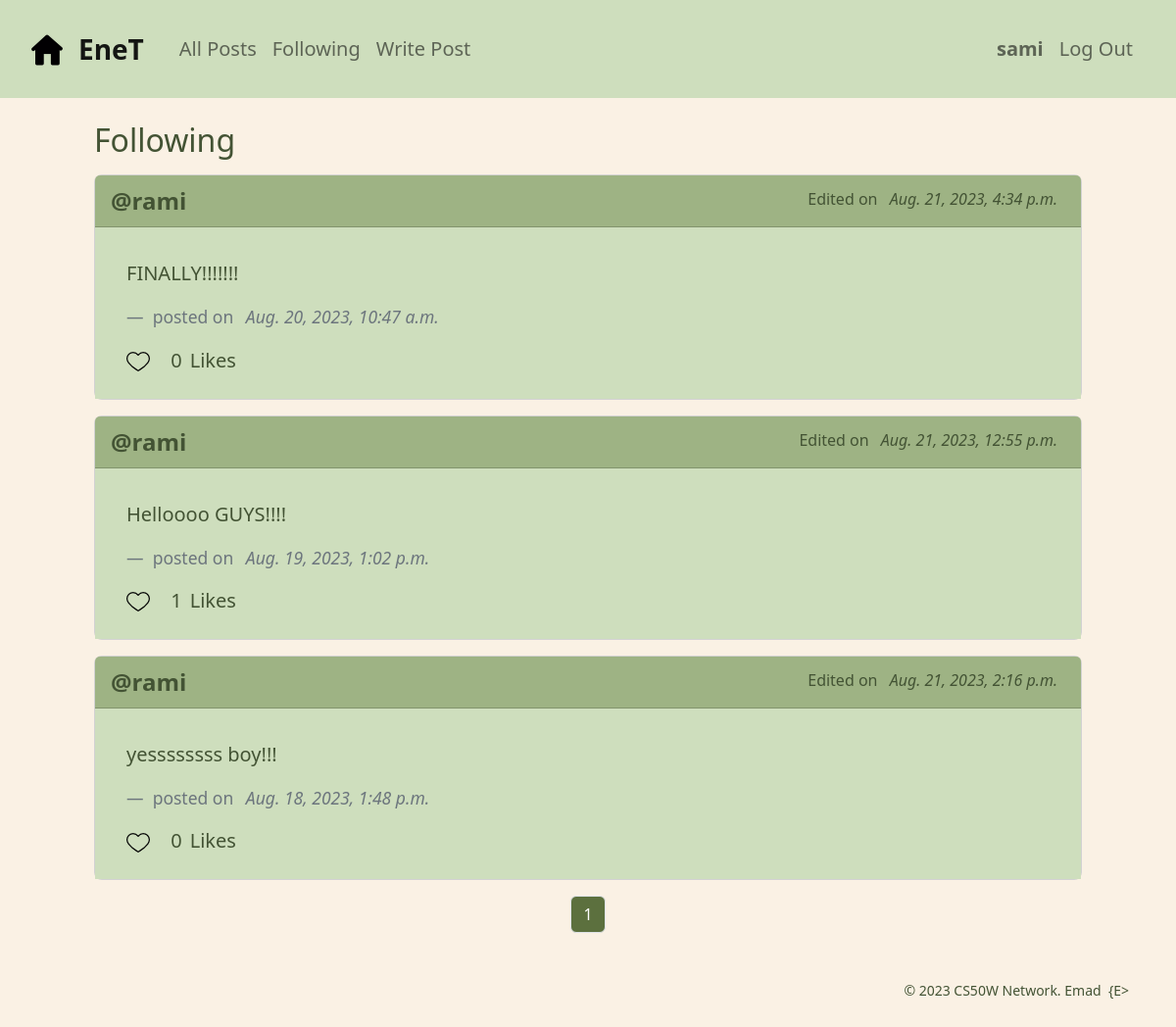
The app's page /following (signed in) with its own data.
### network/models.py (models this page shows, shortened)
class User(AbstractUser):
    followers = models.ManyToManyField('self', symmetrical=False, blank=True, null=True, related_name='following')

class Post(models.Model):
    content = models.TextField(blank=True)
    date_posted = models.DateTimeField(auto_now_add=True)    # automatically populated with current date
    edited = models.BooleanField(default=False)
    edited_on = models.DateTimeField(auto_now=True)    # automatically populated with current date on every update of instance
    author = models.ForeignKey(User, on_delete=models.CASCADE, blank=True, null=True, related_name="user_posts")
    likers = models.ManyToManyField(User, blank=True, null=True, related_name="liked_posts")

### network/views.py (the view)
# urls.py: path("following", views.following, name="following"),
@login_required
def following(request):
    current_user = request.user
    followed_users = current_user.following.all()
    followed_users_posts = Post.objects.filter(author__in=followed_users).order_by("-date_posted").all()
    return render(request, "network/following.html", context={
        'page': pagination(request, followed_users_posts),
    })

### network/views.py (called while the page is built)
def pagination(request, objects_list):
    paginator = Paginator(objects_list, 10)
    page_number = request.GET.get('page')
    page = paginator.get_page(page_number)
    return page

### network/templates/network/following.html (shortened to what this page needs)
{% extends "network/layout.html" %}
{% load static %}
{% block body %}
    <div class="mx-5 px-5">
        <h2 class="pt-4">
            Following
        </h2>
    </div>
    <div class="mx-5 px-5">
        {% for post in page %}
            <div class="card my-3 rounded-3">
                <div class="card-header d-flex justify-content-between">
                    <a class="fs-4" href="{% url 'profile' post.author.id %}">@{{post.author}}</a>
                    {% if post.edited %}
                        <span class="mt-1 justify-content-end">Edited on <em class="mx-2">{{post.edited_on}}</em></span>
                    {% endif %}
                </div>
                <div class="card-body">
                    <blockquote class="blockquote mb-0 px-3">
                        <p>
                            <span id="post_{{post.id}}" class="list-inline-item mb-3">{{post.content}}</span>
                        </p>
                        <footer class="blockquote-footer">
                            <span class="">posted on </span>
                            <cite class="mx-2" title="Source Title">{{post.date_posted}}</cite>
                        </footer>
                        <a href="" id="postReaction_{{post.id}}" class="list-inline-item btn-like me-3">
                            <img id="iconHeart_{{post.id}}" src="{% if user in post.likers.all %} {% static 'network/icons/heart-filled.png' %} {% else %} {% static 'network/icons/heart-blank.png' %} {% endif %}" alt="heart icon">
                        </a>
                        <p class="list-inline-item mb-2"><span id="postLikes_{{post.id}}" class="me-2">{{post.likers.count}}</span>Likes</p>
                    </blockquote>
                </div>
            </div>
        {% endfor %}
    </div>
{% endblock %}

### network/templates/network/layout.html (shortened to what this page needs)
{% load static %}
<!DOCTYPE html>
<html lang="en">
    <head>
        <link href="https://cdn.jsdelivr.net/npm/bootstrap@5.2.3/dist/css/bootstrap.min.css" rel="stylesheet">
        <link href="{% static 'network/styles.css' %}" rel="stylesheet">
        <link rel='stylesheet' href='https://cdn-uicons.flaticon.com/uicons-regular-rounded/css/uicons-regular-rounded.css'>
    </head>
    <body>
        <nav class="navbar navbar-expand-lg bg-navbar p-4 fs-5">
            <a id="homepage" class="navbar-brand fs-3" href="{% url 'index' %}">
                <img class="me-2 px-2 home-icon" src="{% static 'network/icons/home.png' %}" alt="home icon"><strong>EneT</strong>
            </a>
            <div class="container-fluid">
                <ul class="navbar-nav me-auto mb-2 mb-lg-0">
                    <li class="nav-item nav-left">
                    <a id="all_posts" class="nav-link" href="{% url 'all_posts' %}">All Posts</a>
                    </li>
                    {% if user.is_authenticated %}
                        <li class="nav-item">
                            <a class="nav-link" href="{% url 'following' %}">Following</a>
                        </li>
                        <li class="nav-item">
                            <a class="nav-link" href="" class="list-inline-item" data-bs-toggle="modal" data-bs-target="#createModal">Write Post</a>
                        </li>
                    {% endif %}
                </ul>
                <ul class="navbar-nav ms-auto mb-2 mb-lg-0">
                {% if user.is_authenticated %}
                    <li class="nav-item d-flex justify-content-end">
                        <a class="nav-link" href="{% url 'profile' user.id %}"><strong>{{ user.username }}</strong></a>
                    </li>
                    <li class="nav-item d-flex justify-content-end">
                        <a class="nav-link" href="{% url 'logout' %}">Log Out</a>
                    </li>
                {% endif %}
                </ul>
            </div>
        </nav>
        <div class="body">
            {% block body %}
            {% endblock %}
        </div>
        {% if page %}
            <nav aria-label="Page navigation example">
                <ul class="pagination d-flex justify-content-center">
                        <li class="page-item"><a class="page-link btn mx-1" href="?page={{ page.number }}">{{page.number}}</a></li>
                </ul>
            </nav>
        {% endif %}
        <footer>
            <small class="d-flex justify-content-end mx-5 mt-5 mb-2">
                &copy;&nbsp;2023&nbsp;CS50W&nbsp;Network.&nbsp;Emad&nbsp;&nbsp;{E>
            </small>
            <br>
        </footer>
    </body>
</html>

### network/static/network/styles.css (style rules this page uses)
body { color: #435334; background-color: #FAF1E4; margin: 0; padding: 0; }
a { text-decoration: none; }
.home-icon { margin-top: -5px; }
.bg-navbar, .card-body { background-color: #CEDEBD; }
.card-header, .modal-header { background-color: #9EB384; }
.card-header a, .card-body a { color: #435334; font-weight: bold; }
.btn { background-color: #5C703E; color: #fff; }

### records on screen
User: username "sami"
Post: author "rami", edited_on "Aug. 21, 2023, 4:34 p.m.", content "FINALLY!!!!!!!", date_posted "Aug. 20, 2023, 10:47 a.m.", likers.count "0"
Post: author "rami", edited_on "Aug. 21, 2023, 12:55 p.m.", content "Helloooo GUYS!!!!", date_posted "Aug. 19, 2023, 1:02 p.m.", likers.count "1"
Post: author "rami", edited_on "Aug. 21, 2023, 2:16 p.m.", content "yessssssss boy!!!", date_posted "Aug. 18, 2023, 1:48 p.m.", likers.count "0"

### other values on screen
{{ page.number }} "1"
